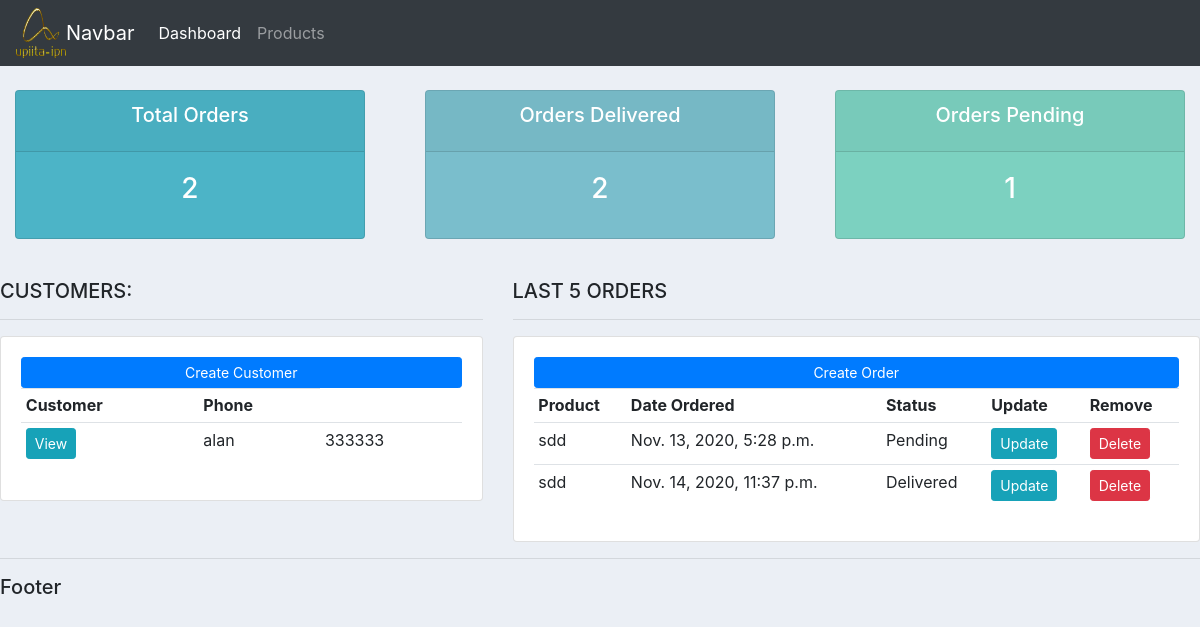
Before: / with the older database file.
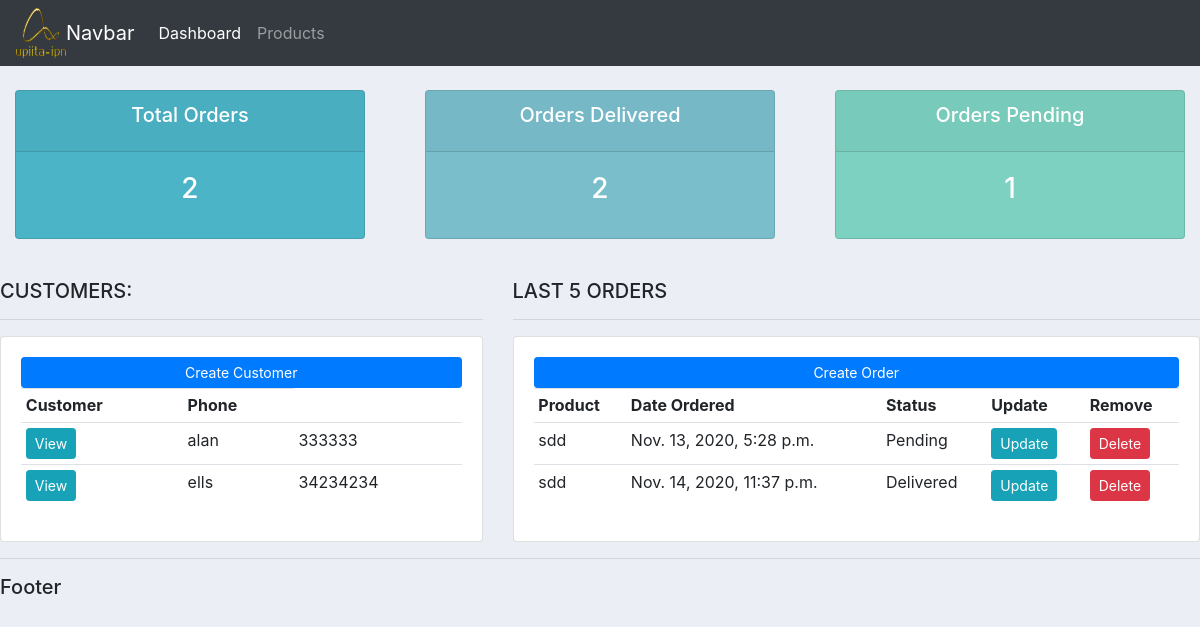
After: the same page with the newer database file.
### accounts/models.py (models this page shows, shortened)
class Customer(models.Model):
    name = models.CharField(max_length=50, null = True)
    phone = models.CharField(max_length=50,null = True)
    email = models.CharField(max_length=50, null = True)
    date_created = models.DateTimeField(auto_now_add=True, null = True)

class Order(models.Model):
    STATUS = (
        ('Pending', 'Pending'),
        ('Out for delivery', 'Out for delivery'),
        ('Delivered', 'Delivered'),
    )
    date_created = models.DateTimeField(auto_now_add=True, null = True)
    status = models.CharField(max_length=50, null = True, choices = STATUS)
    customer = models.ForeignKey(Customer, null = True, on_delete=models.SET_NULL)
    product= models.ForeignKey(Product, null = True, on_delete=models.SET_NULL)

class Product(models.Model):
    CATEGORY = (
        ('Indoor', 'Indoor'),
        ('Out door', 'Out door'),
    )
    name = models.CharField(max_length=50, null = True)
    price = models.FloatField(null=True)
    category = models.CharField(max_length=50, null = True, choices = CATEGORY)
    description = models.CharField(max_length=50, null = True, blank= True)
    date_created =models.DateTimeField(auto_now_add=True, null = True)
    tags = models.ManyToManyField(Tag)
    def __str__(self):
        return self.name

### accounts/views.py (the view)
# urls.py: path('', views.home, name ='home'),
def home(request):
    orders = Order.objects.all()
    customers = Customer.objects.all()
    total_customers = customers.count() #ordenes totales
    total_orders = orders.count() #ordenes totales
    delivered = orders.filter(status ='Delivered').count()
    pending = orders.filter(status ='Pending').count()
    context = {'orders': orders, 'customers': customers,
    'total_orders': total_orders, 'total_customers':total_customers,
    'delivered': delivered, 'pending':pending }
    return render(request, 'accounts/dashboard.html', context)

### accounts/templates/accounts/dashboard.html
{%  extends 'accounts/main.html' %}
{% block content %}
{% include 'accounts/status.html' %}
<br>
<div class="row">
	<div class="col-md-5">
		<h5>CUSTOMERS:</h5>
		<hr>
		<div class="card card-body">
			<a class="btn btn-primary  btn-sm btn-block" href="">Create Customer</a>
			<table class="table table-sm">
				<tr>
					<th>Customer</th>
					<th>Phone</th>
				</tr>
				{% for customer in customers %}
					<tr>
						<td><a class="btn btn-sm btn-info" href="{% url 'customer' customer.id %} ">View</a></td>
						<td>{{customer.name}}</td>
						<td>{{customer.phone}}</td>
					</tr>
				{% endfor %}
			</table>
		</div>
	</div>
	<div class="col-md-7">
		<h5>LAST 5 ORDERS</h5>
		<hr>
		<div class="card card-body">
			<a class="btn btn-primary  btn-sm btn-block" href="">Create Order</a>
			<table class="table table-sm">
				<tr>
					<th>Product</th>
					<th>Date Ordered</th>
					<th>Status</th>
					<th>Update</th>
					<th>Remove</th>
				</tr>
				{% for order in orders  %}
					<tr>
						<td>{{order.product}}</td>
						<td>{{order.date_created}}</td>
						<td>{{order.status}}</td>
						<td><a class="btn btn-sm btn-info" href="">Update</a></td>
						<td><a class="btn btn-sm btn-danger"href="">Delete</a></td>
					</tr>
				{% endfor %}
			</table>
		</div>
	</div>
</div>
{% endblock %}

Changed rows visible on the page:
added Customer: name "ells", phone "34234234"
